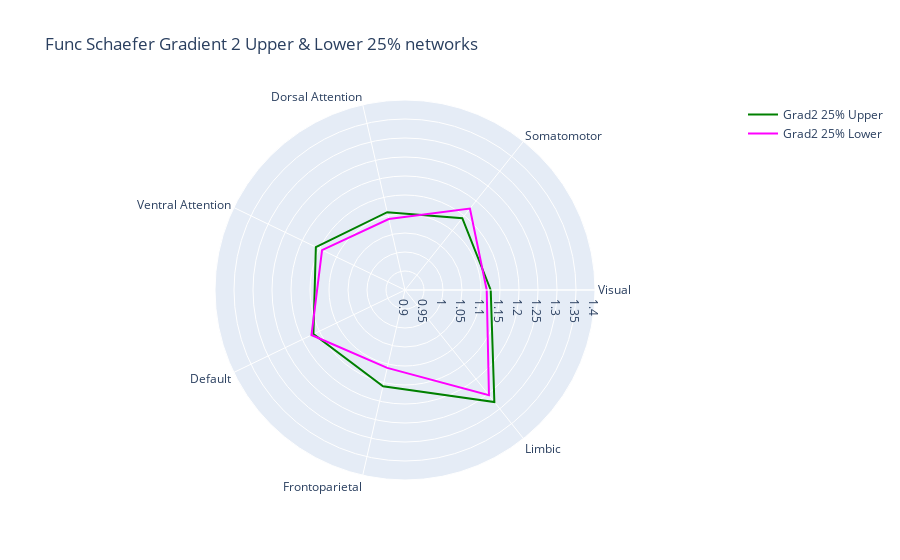

Here is the notebook cell this chart was saved with:
### Code cell
fig = go.Figure()

fig.add_trace(go.Scatterpolar(r=grad2_25_network_df['Grad2 25% Upper'].values.tolist() + grad2_25_network_df['Grad2 25% Upper'].values.tolist()[:1], theta=grad2_25_network_df['networks'].tolist() + grad2_25_network_df['networks'].tolist()[:1], mode = 'lines', line_color = 'green', name='Grad2 25% Upper'))
fig.add_trace(go.Scatterpolar(r=grad2_25_network_df['Grad2 25% Lower'].values.tolist() + grad2_25_network_df['Grad2 25% Lower'].values.tolist()[:1], theta=grad2_25_network_df['networks'].tolist() + grad2_25_network_df['networks'].tolist()[:1], mode = 'lines', line_color = 'fuchsia', name='Grad2 25% Lower'))

fig.update_layout(polar=dict(radialaxis=dict(visible=True,range=[0.9, 1.4])),title = 'Func Schaefer Gradient 2 Upper & Lower 25% networks', showlegend=True)

fig.show()
fig.write_image(fig_path+'Func_Schaefer_Gradient2_Upper&Lower_25%_networks.png')

### Figure 1 — Plotly figure (JSON) as saved in the notebook; plotly's stock layout.template omitted (floating-point values rounded to 4 significant figures)
{"data": [{"line": {"color": "green"}, "mode": "lines", "name": "Grad2 25% Upper", "r": [1.126, 1.142, 1.11, 1.16, 1.167, 1.16, 1.277, 1.126], "theta": ["Visual", "Somatomotor", "Dorsal Attention", "Ventral Attention", "Default", "Frontoparietal", "Limbic", "Visual"], "type": "scatterpolar"}, {"line": {"color": "fuchsia"}, "mode": "lines", "name": "Grad2 25% Lower", "r": [1.115, 1.174, 1.091, 1.142, 1.173, 1.11, 1.254, 1.115], "theta": ["Visual", "Somatomotor", "Dorsal Attention", "Ventral Attention", "Default", "Frontoparietal", "Limbic", "Visual"], "type": "scatterpolar"}], "layout": {"autosize": true, "polar": {"angularaxis": {"type": "category"}, "radialaxis": {"autorange": false, "range": [0.9, 1.4], "type": "linear", "visible": true}}, "showlegend": true, "title": {"text": "Func Schaefer Gradient 2 Upper & Lower 25% networks"}}}
